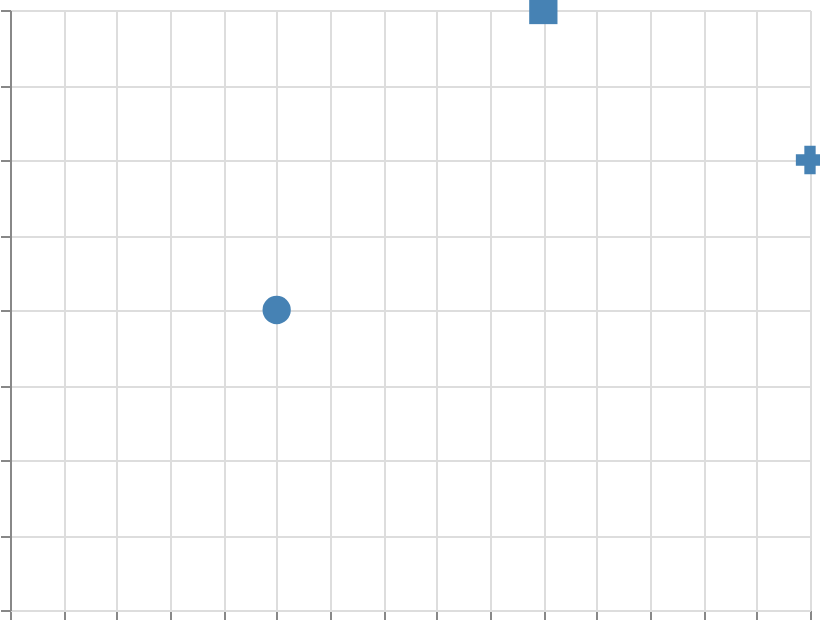

Write the Vega-Lite specification saved for this chart.
### Vega specification from a JSON file in a GitHub repository (floating-point values rounded to 4 significant figures)
{"$schema": "https://vega.github.io/schema/vega/v6.json", "width": 400, "height": 300, "padding": 5, "autosize": "none", "data": [{"name": "table", "values": [{"x": 1, "y": 2, "cat": "A"}, {"x": 2, "y": 4, "cat": "B"}, {"x": 3, "y": 3, "cat": "C"}]}], "scales": [{"name": "x", "type": "linear", "domain": {"data": "table", "field": "x"}, "range": "width", "nice": true}, {"name": "y", "type": "linear", "domain": {"data": "table", "field": "y"}, "range": [{"signal": "height"}, 0], "nice": true}, {"name": "shape", "type": "ordinal", "domain": {"data": "table", "field": "cat", "sort": true}, "range": ["circle", "square", "cross"]}], "marks": [{"type": "symbol", "from": {"data": "table"}, "encode": {"update": {"x": {"scale": "x", "field": "x"}, "y": {"scale": "y", "field": "y"}, "size": {"value": 200}, "shape": {"scale": "shape", "field": "cat"}, "fill": {"value": "steelblue"}}}}], "axes": [{"scale": "x", "orient": "bottom", "grid": true, "labels": false}, {"scale": "y", "orient": "left", "grid": true, "labels": false}], "legends": [{"shape": "shape"}]}
